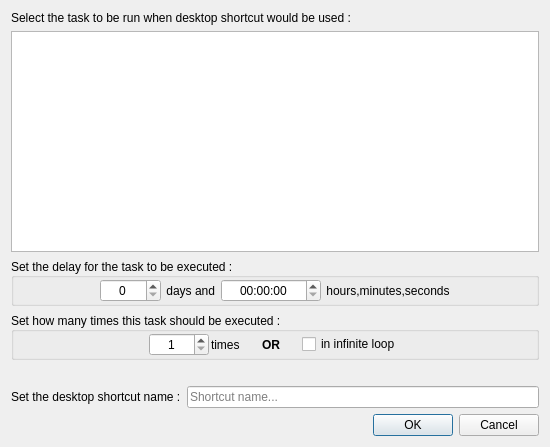
<?xml version="1.0" encoding="UTF-8"?>
<ui version="4.0">
 <class>CreateAutorunDesktopShortcutDialog</class>
 <widget class="QDialog" name="CreateAutorunDesktopShortcutDialog">
  <property name="geometry">
   <rect>
    <x>0</x>
    <y>0</y>
    <width>550</width>
    <height>447</height>
   </rect>
  </property>
  <property name="windowTitle">
   <string>Create a desktop shortcut of a task which autoruns</string>
  </property>
  <layout class="QVBoxLayout" name="verticalLayout">
   <item>
    <widget class="QLabel" name="label">
     <property name="text">
      <string>Select the task to be run when desktop shortcut would be used :</string>
     </property>
    </widget>
   </item>
   <item>
    <widget class="NoFocusCellTableWidget" name="tableWidget">
     <property name="focusPolicy">
      <enum>Qt::FocusPolicy::StrongFocus</enum>
     </property>
     <property name="horizontalScrollBarPolicy">
      <enum>Qt::ScrollBarPolicy::ScrollBarAlwaysOff</enum>
     </property>
     <property name="editTriggers">
      <set>QAbstractItemView::EditTrigger::NoEditTriggers</set>
     </property>
     <property name="tabKeyNavigation">
      <bool>true</bool>
     </property>
     <property name="showDropIndicator" stdset="0">
      <bool>true</bool>
     </property>
     <property name="dragDropOverwriteMode">
      <bool>false</bool>
     </property>
     <property name="selectionMode">
      <enum>QAbstractItemView::SelectionMode::SingleSelection</enum>
     </property>
     <property name="selectionBehavior">
      <enum>QAbstractItemView::SelectionBehavior::SelectItems</enum>
     </property>
     <property name="rowCount">
      <number>0</number>
     </property>
     <property name="columnCount">
      <number>2</number>
     </property>
     <attribute name="horizontalHeaderVisible">
      <bool>false</bool>
     </attribute>
     <attribute name="horizontalHeaderMinimumSectionSize">
      <number>64</number>
     </attribute>
     <attribute name="horizontalHeaderDefaultSectionSize">
      <number>250</number>
     </attribute>
     <attribute name="verticalHeaderVisible">
      <bool>false</bool>
     </attribute>
     <column/>
     <column/>
    </widget>
   </item>
   <item>
    <widget class="QGroupBox" name="delayGroup">
     <property name="sizePolicy">
      <sizepolicy hsizetype="Preferred" vsizetype="Preferred">
       <horstretch>0</horstretch>
       <verstretch>0</verstretch>
      </sizepolicy>
     </property>
     <property name="title">
      <string>Set the delay for the task to be executed :</string>
     </property>
     <property name="alignment">
      <set>Qt::AlignmentFlag::AlignLeading|Qt::AlignmentFlag::AlignLeft|Qt::AlignmentFlag::AlignVCenter</set>
     </property>
     <property name="flat">
      <bool>true</bool>
     </property>
     <property name="checkable">
      <bool>false</bool>
     </property>
     <property name="checked">
      <bool>false</bool>
     </property>
     <layout class="QHBoxLayout" name="horizontalLayout_2">
      <property name="spacing">
       <number>2</number>
      </property>
      <property name="leftMargin">
       <number>1</number>
      </property>
      <property name="topMargin">
       <number>1</number>
      </property>
      <property name="rightMargin">
       <number>1</number>
      </property>
      <property name="bottomMargin">
       <number>1</number>
      </property>
      <item>
       <spacer name="horizontalSpacer_6">
        <property name="orientation">
         <enum>Qt::Orientation::Horizontal</enum>
        </property>
        <property name="sizeType">
         <enum>QSizePolicy::Policy::Expanding</enum>
        </property>
        <property name="sizeHint" stdset="0">
         <size>
          <width>20</width>
          <height>20</height>
         </size>
        </property>
       </spacer>
      </item>
      <item>
       <widget class="NoWheelFocusSpinBox" name="spinBox">
        <property name="minimumSize">
         <size>
          <width>60</width>
          <height>0</height>
         </size>
        </property>
        <property name="alignment">
         <set>Qt::AlignmentFlag::AlignCenter</set>
        </property>
        <property name="maximum">
         <number>10000</number>
        </property>
       </widget>
      </item>
      <item>
       <widget class="QLabel" name="label_3">
        <property name="text">
         <string> days and </string>
        </property>
       </widget>
      </item>
      <item>
       <widget class="NoWheelFocusTimeEdit" name="timeEdit">
        <property name="minimumSize">
         <size>
          <width>100</width>
          <height>0</height>
         </size>
        </property>
        <property name="alignment">
         <set>Qt::AlignmentFlag::AlignCenter</set>
        </property>
        <property name="displayFormat">
         <string notr="true">HH:mm:ss</string>
        </property>
       </widget>
      </item>
      <item>
       <widget class="QLabel" name="label_5">
        <property name="text">
         <string> hours,minutes,seconds</string>
        </property>
       </widget>
      </item>
      <item>
       <spacer name="horizontalSpacer_2">
        <property name="orientation">
         <enum>Qt::Orientation::Horizontal</enum>
        </property>
        <property name="sizeType">
         <enum>QSizePolicy::Policy::Expanding</enum>
        </property>
        <property name="sizeHint" stdset="0">
         <size>
          <width>20</width>
          <height>20</height>
         </size>
        </property>
       </spacer>
      </item>
     </layout>
    </widget>
   </item>
   <item>
    <widget class="QGroupBox" name="delayGroup_2">
     <property name="sizePolicy">
      <sizepolicy hsizetype="Preferred" vsizetype="Preferred">
       <horstretch>0</horstretch>
       <verstretch>0</verstretch>
      </sizepolicy>
     </property>
     <property name="title">
      <string>Set how many times this task should be executed :</string>
     </property>
     <property name="alignment">
      <set>Qt::AlignmentFlag::AlignLeading|Qt::AlignmentFlag::AlignLeft|Qt::AlignmentFlag::AlignVCenter</set>
     </property>
     <property name="flat">
      <bool>true</bool>
     </property>
     <property name="checkable">
      <bool>false</bool>
     </property>
     <property name="checked">
      <bool>false</bool>
     </property>
     <layout class="QHBoxLayout" name="horizontalLayout_3">
      <property name="spacing">
       <number>2</number>
      </property>
      <property name="leftMargin">
       <number>1</number>
      </property>
      <property name="topMargin">
       <number>1</number>
      </property>
      <property name="rightMargin">
       <number>1</number>
      </property>
      <property name="bottomMargin">
       <number>1</number>
      </property>
      <item>
       <spacer name="horizontalSpacer_5">
        <property name="orientation">
         <enum>Qt::Orientation::Horizontal</enum>
        </property>
        <property name="sizeType">
         <enum>QSizePolicy::Policy::Expanding</enum>
        </property>
        <property name="sizeHint" stdset="0">
         <size>
          <width>20</width>
          <height>20</height>
         </size>
        </property>
       </spacer>
      </item>
      <item>
       <widget class="NoWheelFocusSpinBox" name="spinBox_2">
        <property name="minimumSize">
         <size>
          <width>60</width>
          <height>0</height>
         </size>
        </property>
        <property name="alignment">
         <set>Qt::AlignmentFlag::AlignCenter</set>
        </property>
        <property name="minimum">
         <number>1</number>
        </property>
        <property name="maximum">
         <number>9999</number>
        </property>
       </widget>
      </item>
      <item>
       <widget class="QLabel" name="label_4">
        <property name="text">
         <string>times</string>
        </property>
       </widget>
      </item>
      <item>
       <spacer name="horizontalSpacer">
        <property name="orientation">
         <enum>Qt::Orientation::Horizontal</enum>
        </property>
        <property name="sizeType">
         <enum>QSizePolicy::Policy::Fixed</enum>
        </property>
        <property name="sizeHint" stdset="0">
         <size>
          <width>20</width>
          <height>20</height>
         </size>
        </property>
       </spacer>
      </item>
      <item>
       <widget class="QLabel" name="label_6">
        <property name="font">
         <font>
          <bold>true</bold>
         </font>
        </property>
        <property name="text">
         <string>OR</string>
        </property>
       </widget>
      </item>
      <item>
       <spacer name="horizontalSpacer_4">
        <property name="orientation">
         <enum>Qt::Orientation::Horizontal</enum>
        </property>
        <property name="sizeType">
         <enum>QSizePolicy::Policy::Fixed</enum>
        </property>
        <property name="sizeHint" stdset="0">
         <size>
          <width>20</width>
          <height>20</height>
         </size>
        </property>
       </spacer>
      </item>
      <item>
       <widget class="QCheckBox" name="checkBox">
        <property name="text">
         <string>in infinite loop</string>
        </property>
       </widget>
      </item>
      <item>
       <spacer name="horizontalSpacer_3">
        <property name="orientation">
         <enum>Qt::Orientation::Horizontal</enum>
        </property>
        <property name="sizeType">
         <enum>QSizePolicy::Policy::Expanding</enum>
        </property>
        <property name="sizeHint" stdset="0">
         <size>
          <width>20</width>
          <height>20</height>
         </size>
        </property>
       </spacer>
      </item>
     </layout>
    </widget>
   </item>
   <item>
    <spacer name="verticalSpacer">
     <property name="orientation">
      <enum>Qt::Orientation::Vertical</enum>
     </property>
     <property name="sizeType">
      <enum>QSizePolicy::Policy::Fixed</enum>
     </property>
     <property name="sizeHint" stdset="0">
      <size>
       <width>20</width>
       <height>20</height>
      </size>
     </property>
    </spacer>
   </item>
   <item>
    <layout class="QHBoxLayout" name="horizontalLayout">
     <item>
      <widget class="QLabel" name="label_2">
       <property name="text">
        <string>Set the desktop shortcut name :</string>
       </property>
      </widget>
     </item>
     <item>
      <widget class="QLineEdit" name="lineEdit">
       <property name="text">
        <string/>
       </property>
       <property name="placeholderText">
        <string>Shortcut name...</string>
       </property>
      </widget>
     </item>
    </layout>
   </item>
   <item>
    <widget class="QDialogButtonBox" name="buttonBox">
     <property name="orientation">
      <enum>Qt::Orientation::Horizontal</enum>
     </property>
     <property name="standardButtons">
      <set>QDialogButtonBox::StandardButton::Cancel|QDialogButtonBox::StandardButton::Ok</set>
     </property>
    </widget>
   </item>
  </layout>
 </widget>
 <customwidgets>
  <customwidget>
   <class>NoWheelFocusSpinBox</class>
   <extends>QSpinBox</extends>
   <header location="global">ui/CustomPrimaryWidgets.h</header>
  </customwidget>
  <customwidget>
   <class>NoWheelFocusTimeEdit</class>
   <extends>QTimeEdit</extends>
   <header location="global">ui/CustomPrimaryWidgets.h</header>
  </customwidget>
  <customwidget>
   <class>NoFocusCellTableWidget</class>
   <extends>QTableWidget</extends>
   <header location="global">ui/CustomPrimaryWidgets.h</header>
  </customwidget>
 </customwidgets>
 <resources/>
 <connections>
  <connection>
   <sender>buttonBox</sender>
   <signal>accepted()</signal>
   <receiver>CreateAutorunDesktopShortcutDialog</receiver>
   <slot>accept()</slot>
   <hints>
    <hint type="sourcelabel">
     <x>274</x>
     <y>425</y>
    </hint>
    <hint type="destinationlabel">
     <x>274</x>
     <y>223</y>
    </hint>
   </hints>
  </connection>
  <connection>
   <sender>buttonBox</sender>
   <signal>rejected()</signal>
   <receiver>CreateAutorunDesktopShortcutDialog</receiver>
   <slot>reject()</slot>
   <hints>
    <hint type="sourcelabel">
     <x>274</x>
     <y>425</y>
    </hint>
    <hint type="destinationlabel">
     <x>274</x>
     <y>223</y>
    </hint>
   </hints>
  </connection>
 </connections>
</ui>
